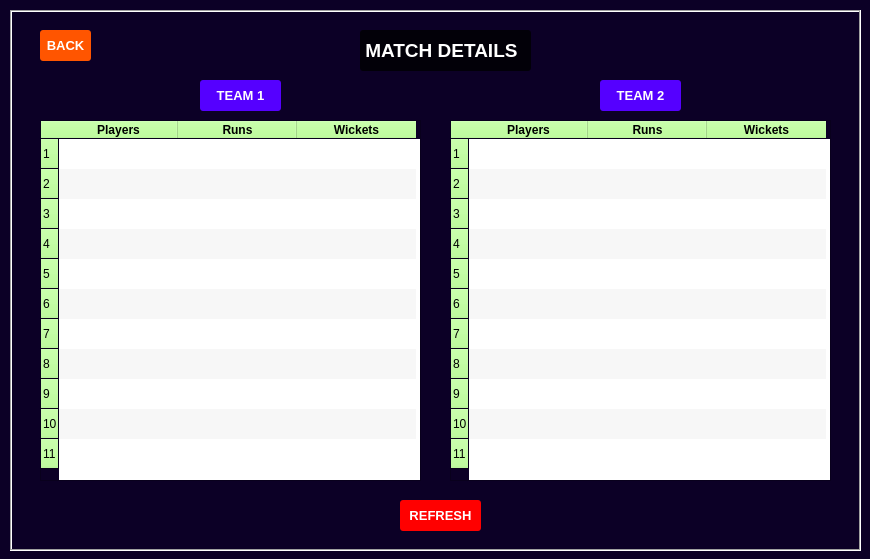
<?xml version="1.0" encoding="UTF-8"?>
<ui version="4.0">
 <class>MainWindow3</class>
 <widget class="QMainWindow" name="MainWindow3">
  <property name="geometry">
   <rect>
    <x>0</x>
    <y>0</y>
    <width>870</width>
    <height>559</height>
   </rect>
  </property>
  <property name="palette">
   <palette>
    <active>
     <colorrole role="WindowText">
      <brush brushstyle="SolidPattern">
       <color alpha="255">
        <red>255</red>
        <green>255</green>
        <blue>255</blue>
       </color>
      </brush>
     </colorrole>
     <colorrole role="Button">
      <brush brushstyle="SolidPattern">
       <color alpha="255">
        <red>170</red>
        <green>255</green>
        <blue>127</blue>
       </color>
      </brush>
     </colorrole>
     <colorrole role="Base">
      <brush brushstyle="SolidPattern">
       <color alpha="255">
        <red>255</red>
        <green>255</green>
        <blue>255</blue>
       </color>
      </brush>
     </colorrole>
     <colorrole role="Window">
      <brush brushstyle="SolidPattern">
       <color alpha="255">
        <red>12</red>
        <green>0</green>
        <blue>38</blue>
       </color>
      </brush>
     </colorrole>
    </active>
    <inactive>
     <colorrole role="WindowText">
      <brush brushstyle="SolidPattern">
       <color alpha="255">
        <red>255</red>
        <green>255</green>
        <blue>255</blue>
       </color>
      </brush>
     </colorrole>
     <colorrole role="Button">
      <brush brushstyle="SolidPattern">
       <color alpha="255">
        <red>170</red>
        <green>255</green>
        <blue>127</blue>
       </color>
      </brush>
     </colorrole>
     <colorrole role="Base">
      <brush brushstyle="SolidPattern">
       <color alpha="255">
        <red>255</red>
        <green>255</green>
        <blue>255</blue>
       </color>
      </brush>
     </colorrole>
     <colorrole role="Window">
      <brush brushstyle="SolidPattern">
       <color alpha="255">
        <red>12</red>
        <green>0</green>
        <blue>38</blue>
       </color>
      </brush>
     </colorrole>
    </inactive>
    <disabled>
     <colorrole role="WindowText">
      <brush brushstyle="SolidPattern">
       <color alpha="255">
        <red>120</red>
        <green>120</green>
        <blue>120</blue>
       </color>
      </brush>
     </colorrole>
     <colorrole role="Button">
      <brush brushstyle="SolidPattern">
       <color alpha="255">
        <red>170</red>
        <green>255</green>
        <blue>127</blue>
       </color>
      </brush>
     </colorrole>
     <colorrole role="Base">
      <brush brushstyle="SolidPattern">
       <color alpha="255">
        <red>12</red>
        <green>0</green>
        <blue>38</blue>
       </color>
      </brush>
     </colorrole>
     <colorrole role="Window">
      <brush brushstyle="SolidPattern">
       <color alpha="255">
        <red>12</red>
        <green>0</green>
        <blue>38</blue>
       </color>
      </brush>
     </colorrole>
    </disabled>
   </palette>
  </property>
  <property name="windowTitle">
   <string>MainWindow</string>
  </property>
  <property name="autoFillBackground">
   <bool>true</bool>
  </property>
  <property name="toolButtonStyle">
   <enum>Qt::ToolButtonTextOnly</enum>
  </property>
  <widget class="QWidget" name="centralwidget">
   <widget class="QFrame" name="frame">
    <property name="geometry">
     <rect>
      <x>10</x>
      <y>10</y>
      <width>851</width>
      <height>541</height>
     </rect>
    </property>
    <property name="autoFillBackground">
     <bool>true</bool>
    </property>
    <property name="frameShape">
     <enum>QFrame::Box</enum>
    </property>
    <property name="frameShadow">
     <enum>QFrame::Sunken</enum>
    </property>
    <widget class="QPushButton" name="pushButton_back">
     <property name="geometry">
      <rect>
       <x>30</x>
       <y>20</y>
       <width>51</width>
       <height>31</height>
      </rect>
     </property>
     <property name="palette">
      <palette>
       <active>
        <colorrole role="WindowText">
         <brush brushstyle="SolidPattern">
          <color alpha="255">
           <red>255</red>
           <green>255</green>
           <blue>255</blue>
          </color>
         </brush>
        </colorrole>
        <colorrole role="Button">
         <brush brushstyle="SolidPattern">
          <color alpha="255">
           <red>255</red>
           <green>85</green>
           <blue>0</blue>
          </color>
         </brush>
        </colorrole>
        <colorrole role="Text">
         <brush brushstyle="SolidPattern">
          <color alpha="255">
           <red>255</red>
           <green>255</green>
           <blue>255</blue>
          </color>
         </brush>
        </colorrole>
        <colorrole role="ButtonText">
         <brush brushstyle="SolidPattern">
          <color alpha="255">
           <red>255</red>
           <green>255</green>
           <blue>255</blue>
          </color>
         </brush>
        </colorrole>
        <colorrole role="Base">
         <brush brushstyle="SolidPattern">
          <color alpha="255">
           <red>255</red>
           <green>85</green>
           <blue>0</blue>
          </color>
         </brush>
        </colorrole>
        <colorrole role="Window">
         <brush brushstyle="SolidPattern">
          <color alpha="255">
           <red>255</red>
           <green>85</green>
           <blue>0</blue>
          </color>
         </brush>
        </colorrole>
       </active>
       <inactive>
        <colorrole role="WindowText">
         <brush brushstyle="SolidPattern">
          <color alpha="255">
           <red>255</red>
           <green>255</green>
           <blue>255</blue>
          </color>
         </brush>
        </colorrole>
        <colorrole role="Button">
         <brush brushstyle="SolidPattern">
          <color alpha="255">
           <red>255</red>
           <green>85</green>
           <blue>0</blue>
          </color>
         </brush>
        </colorrole>
        <colorrole role="Text">
         <brush brushstyle="SolidPattern">
          <color alpha="255">
           <red>255</red>
           <green>255</green>
           <blue>255</blue>
          </color>
         </brush>
        </colorrole>
        <colorrole role="ButtonText">
         <brush brushstyle="SolidPattern">
          <color alpha="255">
           <red>255</red>
           <green>255</green>
           <blue>255</blue>
          </color>
         </brush>
        </colorrole>
        <colorrole role="Base">
         <brush brushstyle="SolidPattern">
          <color alpha="255">
           <red>255</red>
           <green>85</green>
           <blue>0</blue>
          </color>
         </brush>
        </colorrole>
        <colorrole role="Window">
         <brush brushstyle="SolidPattern">
          <color alpha="255">
           <red>255</red>
           <green>85</green>
           <blue>0</blue>
          </color>
         </brush>
        </colorrole>
       </inactive>
       <disabled>
        <colorrole role="WindowText">
         <brush brushstyle="SolidPattern">
          <color alpha="255">
           <red>255</red>
           <green>255</green>
           <blue>255</blue>
          </color>
         </brush>
        </colorrole>
        <colorrole role="Button">
         <brush brushstyle="SolidPattern">
          <color alpha="255">
           <red>255</red>
           <green>85</green>
           <blue>0</blue>
          </color>
         </brush>
        </colorrole>
        <colorrole role="Text">
         <brush brushstyle="SolidPattern">
          <color alpha="255">
           <red>255</red>
           <green>255</green>
           <blue>255</blue>
          </color>
         </brush>
        </colorrole>
        <colorrole role="ButtonText">
         <brush brushstyle="SolidPattern">
          <color alpha="255">
           <red>255</red>
           <green>255</green>
           <blue>255</blue>
          </color>
         </brush>
        </colorrole>
        <colorrole role="Base">
         <brush brushstyle="SolidPattern">
          <color alpha="255">
           <red>255</red>
           <green>85</green>
           <blue>0</blue>
          </color>
         </brush>
        </colorrole>
        <colorrole role="Window">
         <brush brushstyle="SolidPattern">
          <color alpha="255">
           <red>255</red>
           <green>85</green>
           <blue>0</blue>
          </color>
         </brush>
        </colorrole>
       </disabled>
      </palette>
     </property>
     <property name="font">
      <font>
       <pointsize>10</pointsize>
       <weight>75</weight>
       <bold>true</bold>
      </font>
     </property>
     <property name="autoFillBackground">
      <bool>false</bool>
     </property>
     <property name="styleSheet">
      <string notr="true">QPushButton{
  border-style: outset;	
  color: rgb(255, 255, 255);
  text-shadow: 2px 2px 2px red;
  background-color: rgb(255, 85, 0);
  border-radius: 3px;
}</string>
     </property>
     <property name="text">
      <string>BACK</string>
     </property>
    </widget>
    <widget class="QTableWidget" name="tableWidget_team1">
     <property name="geometry">
      <rect>
       <x>30</x>
       <y>110</y>
       <width>381</width>
       <height>361</height>
      </rect>
     </property>
     <property name="autoFillBackground">
      <bool>true</bool>
     </property>
     <property name="editTriggers">
      <set>QAbstractItemView::NoEditTriggers</set>
     </property>
     <property name="alternatingRowColors">
      <bool>true</bool>
     </property>
     <property name="selectionMode">
      <enum>QAbstractItemView::NoSelection</enum>
     </property>
     <property name="verticalScrollMode">
      <enum>QAbstractItemView::ScrollPerItem</enum>
     </property>
     <property name="showGrid">
      <bool>false</bool>
     </property>
     <property name="gridStyle">
      <enum>Qt::NoPen</enum>
     </property>
     <property name="rowCount">
      <number>11</number>
     </property>
     <property name="columnCount">
      <number>3</number>
     </property>
     <attribute name="horizontalHeaderDefaultSectionSize">
      <number>119</number>
     </attribute>
     <attribute name="verticalHeaderDefaultSectionSize">
      <number>30</number>
     </attribute>
     <row/>
     <row/>
     <row/>
     <row/>
     <row/>
     <row/>
     <row/>
     <row/>
     <row/>
     <row/>
     <row/>
     <column>
      <property name="text">
       <string>Players</string>
      </property>
      <property name="font">
       <font>
        <weight>75</weight>
        <bold>true</bold>
       </font>
      </property>
     </column>
     <column>
      <property name="text">
       <string>Runs</string>
      </property>
      <property name="font">
       <font>
        <weight>75</weight>
        <bold>true</bold>
       </font>
      </property>
     </column>
     <column>
      <property name="text">
       <string>Wickets</string>
      </property>
      <property name="font">
       <font>
        <weight>75</weight>
        <bold>true</bold>
       </font>
      </property>
     </column>
     <item row="0" column="0">
      <property name="text">
       <string/>
      </property>
     </item>
     <item row="1" column="0">
      <property name="text">
       <string/>
      </property>
     </item>
    </widget>
    <widget class="QLabel" name="label_5">
     <property name="geometry">
      <rect>
       <x>350</x>
       <y>20</y>
       <width>171</width>
       <height>41</height>
      </rect>
     </property>
     <property name="font">
      <font>
       <pointsize>14</pointsize>
       <weight>75</weight>
       <bold>true</bold>
      </font>
     </property>
     <property name="styleSheet">
      <string notr="true">background-color: rgba(0, 0, 0, 0.8);
color: rgb(255, 255, 255);
border-radius: 3px;</string>
     </property>
     <property name="text">
      <string> MATCH DETAILS </string>
     </property>
    </widget>
    <widget class="QPushButton" name="pushButton_team2">
     <property name="geometry">
      <rect>
       <x>590</x>
       <y>70</y>
       <width>81</width>
       <height>31</height>
      </rect>
     </property>
     <property name="palette">
      <palette>
       <active>
        <colorrole role="WindowText">
         <brush brushstyle="SolidPattern">
          <color alpha="255">
           <red>255</red>
           <green>255</green>
           <blue>255</blue>
          </color>
         </brush>
        </colorrole>
        <colorrole role="Button">
         <brush brushstyle="SolidPattern">
          <color alpha="255">
           <red>85</red>
           <green>0</green>
           <blue>255</blue>
          </color>
         </brush>
        </colorrole>
        <colorrole role="Text">
         <brush brushstyle="SolidPattern">
          <color alpha="255">
           <red>255</red>
           <green>255</green>
           <blue>255</blue>
          </color>
         </brush>
        </colorrole>
        <colorrole role="ButtonText">
         <brush brushstyle="SolidPattern">
          <color alpha="255">
           <red>255</red>
           <green>255</green>
           <blue>255</blue>
          </color>
         </brush>
        </colorrole>
        <colorrole role="Base">
         <brush brushstyle="SolidPattern">
          <color alpha="255">
           <red>85</red>
           <green>0</green>
           <blue>255</blue>
          </color>
         </brush>
        </colorrole>
        <colorrole role="Window">
         <brush brushstyle="SolidPattern">
          <color alpha="255">
           <red>85</red>
           <green>0</green>
           <blue>255</blue>
          </color>
         </brush>
        </colorrole>
       </active>
       <inactive>
        <colorrole role="WindowText">
         <brush brushstyle="SolidPattern">
          <color alpha="255">
           <red>255</red>
           <green>255</green>
           <blue>255</blue>
          </color>
         </brush>
        </colorrole>
        <colorrole role="Button">
         <brush brushstyle="SolidPattern">
          <color alpha="255">
           <red>85</red>
           <green>0</green>
           <blue>255</blue>
          </color>
         </brush>
        </colorrole>
        <colorrole role="Text">
         <brush brushstyle="SolidPattern">
          <color alpha="255">
           <red>255</red>
           <green>255</green>
           <blue>255</blue>
          </color>
         </brush>
        </colorrole>
        <colorrole role="ButtonText">
         <brush brushstyle="SolidPattern">
          <color alpha="255">
           <red>255</red>
           <green>255</green>
           <blue>255</blue>
          </color>
         </brush>
        </colorrole>
        <colorrole role="Base">
         <brush brushstyle="SolidPattern">
          <color alpha="255">
           <red>85</red>
           <green>0</green>
           <blue>255</blue>
          </color>
         </brush>
        </colorrole>
        <colorrole role="Window">
         <brush brushstyle="SolidPattern">
          <color alpha="255">
           <red>85</red>
           <green>0</green>
           <blue>255</blue>
          </color>
         </brush>
        </colorrole>
       </inactive>
       <disabled>
        <colorrole role="WindowText">
         <brush brushstyle="SolidPattern">
          <color alpha="255">
           <red>255</red>
           <green>255</green>
           <blue>255</blue>
          </color>
         </brush>
        </colorrole>
        <colorrole role="Button">
         <brush brushstyle="SolidPattern">
          <color alpha="255">
           <red>85</red>
           <green>0</green>
           <blue>255</blue>
          </color>
         </brush>
        </colorrole>
        <colorrole role="Text">
         <brush brushstyle="SolidPattern">
          <color alpha="255">
           <red>255</red>
           <green>255</green>
           <blue>255</blue>
          </color>
         </brush>
        </colorrole>
        <colorrole role="ButtonText">
         <brush brushstyle="SolidPattern">
          <color alpha="255">
           <red>255</red>
           <green>255</green>
           <blue>255</blue>
          </color>
         </brush>
        </colorrole>
        <colorrole role="Base">
         <brush brushstyle="SolidPattern">
          <color alpha="255">
           <red>85</red>
           <green>0</green>
           <blue>255</blue>
          </color>
         </brush>
        </colorrole>
        <colorrole role="Window">
         <brush brushstyle="SolidPattern">
          <color alpha="255">
           <red>85</red>
           <green>0</green>
           <blue>255</blue>
          </color>
         </brush>
        </colorrole>
       </disabled>
      </palette>
     </property>
     <property name="font">
      <font>
       <pointsize>10</pointsize>
       <weight>75</weight>
       <bold>true</bold>
      </font>
     </property>
     <property name="autoFillBackground">
      <bool>false</bool>
     </property>
     <property name="styleSheet">
      <string notr="true">QPushButton{
  border-style: outset;	
  color: rgb(255, 255, 255);
  text-shadow: 2px 2px 2px red;
  
	background-color: rgb(85, 0, 255);
  border-radius: 3px;
}</string>
     </property>
     <property name="text">
      <string>TEAM 2</string>
     </property>
    </widget>
    <widget class="QPushButton" name="pushButton_team1">
     <property name="geometry">
      <rect>
       <x>190</x>
       <y>70</y>
       <width>81</width>
       <height>31</height>
      </rect>
     </property>
     <property name="palette">
      <palette>
       <active>
        <colorrole role="WindowText">
         <brush brushstyle="SolidPattern">
          <color alpha="255">
           <red>255</red>
           <green>255</green>
           <blue>255</blue>
          </color>
         </brush>
        </colorrole>
        <colorrole role="Button">
         <brush brushstyle="SolidPattern">
          <color alpha="255">
           <red>85</red>
           <green>0</green>
           <blue>255</blue>
          </color>
         </brush>
        </colorrole>
        <colorrole role="Text">
         <brush brushstyle="SolidPattern">
          <color alpha="255">
           <red>255</red>
           <green>255</green>
           <blue>255</blue>
          </color>
         </brush>
        </colorrole>
        <colorrole role="ButtonText">
         <brush brushstyle="SolidPattern">
          <color alpha="255">
           <red>255</red>
           <green>255</green>
           <blue>255</blue>
          </color>
         </brush>
        </colorrole>
        <colorrole role="Base">
         <brush brushstyle="SolidPattern">
          <color alpha="255">
           <red>85</red>
           <green>0</green>
           <blue>255</blue>
          </color>
         </brush>
        </colorrole>
        <colorrole role="Window">
         <brush brushstyle="SolidPattern">
          <color alpha="255">
           <red>85</red>
           <green>0</green>
           <blue>255</blue>
          </color>
         </brush>
        </colorrole>
       </active>
       <inactive>
        <colorrole role="WindowText">
         <brush brushstyle="SolidPattern">
          <color alpha="255">
           <red>255</red>
           <green>255</green>
           <blue>255</blue>
          </color>
         </brush>
        </colorrole>
        <colorrole role="Button">
         <brush brushstyle="SolidPattern">
          <color alpha="255">
           <red>85</red>
           <green>0</green>
           <blue>255</blue>
          </color>
         </brush>
        </colorrole>
        <colorrole role="Text">
         <brush brushstyle="SolidPattern">
          <color alpha="255">
           <red>255</red>
           <green>255</green>
           <blue>255</blue>
          </color>
         </brush>
        </colorrole>
        <colorrole role="ButtonText">
         <brush brushstyle="SolidPattern">
          <color alpha="255">
           <red>255</red>
           <green>255</green>
           <blue>255</blue>
          </color>
         </brush>
        </colorrole>
        <colorrole role="Base">
         <brush brushstyle="SolidPattern">
          <color alpha="255">
           <red>85</red>
           <green>0</green>
           <blue>255</blue>
          </color>
         </brush>
        </colorrole>
        <colorrole role="Window">
         <brush brushstyle="SolidPattern">
          <color alpha="255">
           <red>85</red>
           <green>0</green>
           <blue>255</blue>
          </color>
         </brush>
        </colorrole>
       </inactive>
       <disabled>
        <colorrole role="WindowText">
         <brush brushstyle="SolidPattern">
          <color alpha="255">
           <red>255</red>
           <green>255</green>
           <blue>255</blue>
          </color>
         </brush>
        </colorrole>
        <colorrole role="Button">
         <brush brushstyle="SolidPattern">
          <color alpha="255">
           <red>85</red>
           <green>0</green>
           <blue>255</blue>
          </color>
         </brush>
        </colorrole>
        <colorrole role="Text">
         <brush brushstyle="SolidPattern">
          <color alpha="255">
           <red>255</red>
           <green>255</green>
           <blue>255</blue>
          </color>
         </brush>
        </colorrole>
        <colorrole role="ButtonText">
         <brush brushstyle="SolidPattern">
          <color alpha="255">
           <red>255</red>
           <green>255</green>
           <blue>255</blue>
          </color>
         </brush>
        </colorrole>
        <colorrole role="Base">
         <brush brushstyle="SolidPattern">
          <color alpha="255">
           <red>85</red>
           <green>0</green>
           <blue>255</blue>
          </color>
         </brush>
        </colorrole>
        <colorrole role="Window">
         <brush brushstyle="SolidPattern">
          <color alpha="255">
           <red>85</red>
           <green>0</green>
           <blue>255</blue>
          </color>
         </brush>
        </colorrole>
       </disabled>
      </palette>
     </property>
     <property name="font">
      <font>
       <pointsize>10</pointsize>
       <weight>75</weight>
       <bold>true</bold>
      </font>
     </property>
     <property name="autoFillBackground">
      <bool>false</bool>
     </property>
     <property name="styleSheet">
      <string notr="true">QPushButton{
  border-style: outset;	
  color: rgb(255, 255, 255);
  text-shadow: 2px 2px 2px red;
  
	background-color: rgb(85, 0, 255);
  border-radius: 3px;
}</string>
     </property>
     <property name="text">
      <string>TEAM 1</string>
     </property>
    </widget>
    <widget class="QTableWidget" name="tableWidget_team2">
     <property name="geometry">
      <rect>
       <x>440</x>
       <y>110</y>
       <width>381</width>
       <height>361</height>
      </rect>
     </property>
     <property name="autoFillBackground">
      <bool>true</bool>
     </property>
     <property name="editTriggers">
      <set>QAbstractItemView::NoEditTriggers</set>
     </property>
     <property name="alternatingRowColors">
      <bool>true</bool>
     </property>
     <property name="selectionMode">
      <enum>QAbstractItemView::NoSelection</enum>
     </property>
     <property name="verticalScrollMode">
      <enum>QAbstractItemView::ScrollPerItem</enum>
     </property>
     <property name="showGrid">
      <bool>false</bool>
     </property>
     <property name="gridStyle">
      <enum>Qt::NoPen</enum>
     </property>
     <property name="rowCount">
      <number>11</number>
     </property>
     <property name="columnCount">
      <number>3</number>
     </property>
     <attribute name="horizontalHeaderDefaultSectionSize">
      <number>119</number>
     </attribute>
     <row/>
     <row/>
     <row/>
     <row/>
     <row/>
     <row/>
     <row/>
     <row/>
     <row/>
     <row/>
     <row/>
     <column>
      <property name="text">
       <string>Players</string>
      </property>
      <property name="font">
       <font>
        <weight>75</weight>
        <bold>true</bold>
       </font>
      </property>
     </column>
     <column>
      <property name="text">
       <string>Runs</string>
      </property>
      <property name="font">
       <font>
        <weight>75</weight>
        <bold>true</bold>
       </font>
      </property>
     </column>
     <column>
      <property name="text">
       <string>Wickets</string>
      </property>
      <property name="font">
       <font>
        <weight>75</weight>
        <bold>true</bold>
       </font>
      </property>
     </column>
     <item row="0" column="0">
      <property name="text">
       <string/>
      </property>
     </item>
     <item row="1" column="0">
      <property name="text">
       <string/>
      </property>
     </item>
    </widget>
    <widget class="QLabel" name="label">
     <property name="geometry">
      <rect>
       <x>10</x>
       <y>10</y>
       <width>831</width>
       <height>521</height>
      </rect>
     </property>
     <property name="text">
      <string/>
     </property>
     <property name="pixmap">
      <pixmap>images/ux-design-studio-by-thence-designing-for-outcomes-not-outputs-3943.jpg</pixmap>
     </property>
     <property name="scaledContents">
      <bool>true</bool>
     </property>
    </widget>
    <widget class="QPushButton" name="pushButton_refresh">
     <property name="geometry">
      <rect>
       <x>390</x>
       <y>490</y>
       <width>81</width>
       <height>31</height>
      </rect>
     </property>
     <property name="palette">
      <palette>
       <active>
        <colorrole role="WindowText">
         <brush brushstyle="SolidPattern">
          <color alpha="255">
           <red>255</red>
           <green>255</green>
           <blue>255</blue>
          </color>
         </brush>
        </colorrole>
        <colorrole role="Button">
         <brush brushstyle="SolidPattern">
          <color alpha="255">
           <red>255</red>
           <green>0</green>
           <blue>0</blue>
          </color>
         </brush>
        </colorrole>
        <colorrole role="Text">
         <brush brushstyle="SolidPattern">
          <color alpha="255">
           <red>255</red>
           <green>255</green>
           <blue>255</blue>
          </color>
         </brush>
        </colorrole>
        <colorrole role="ButtonText">
         <brush brushstyle="SolidPattern">
          <color alpha="255">
           <red>255</red>
           <green>255</green>
           <blue>255</blue>
          </color>
         </brush>
        </colorrole>
        <colorrole role="Base">
         <brush brushstyle="SolidPattern">
          <color alpha="255">
           <red>255</red>
           <green>0</green>
           <blue>0</blue>
          </color>
         </brush>
        </colorrole>
        <colorrole role="Window">
         <brush brushstyle="SolidPattern">
          <color alpha="255">
           <red>255</red>
           <green>0</green>
           <blue>0</blue>
          </color>
         </brush>
        </colorrole>
       </active>
       <inactive>
        <colorrole role="WindowText">
         <brush brushstyle="SolidPattern">
          <color alpha="255">
           <red>255</red>
           <green>255</green>
           <blue>255</blue>
          </color>
         </brush>
        </colorrole>
        <colorrole role="Button">
         <brush brushstyle="SolidPattern">
          <color alpha="255">
           <red>255</red>
           <green>0</green>
           <blue>0</blue>
          </color>
         </brush>
        </colorrole>
        <colorrole role="Text">
         <brush brushstyle="SolidPattern">
          <color alpha="255">
           <red>255</red>
           <green>255</green>
           <blue>255</blue>
          </color>
         </brush>
        </colorrole>
        <colorrole role="ButtonText">
         <brush brushstyle="SolidPattern">
          <color alpha="255">
           <red>255</red>
           <green>255</green>
           <blue>255</blue>
          </color>
         </brush>
        </colorrole>
        <colorrole role="Base">
         <brush brushstyle="SolidPattern">
          <color alpha="255">
           <red>255</red>
           <green>0</green>
           <blue>0</blue>
          </color>
         </brush>
        </colorrole>
        <colorrole role="Window">
         <brush brushstyle="SolidPattern">
          <color alpha="255">
           <red>255</red>
           <green>0</green>
           <blue>0</blue>
          </color>
         </brush>
        </colorrole>
       </inactive>
       <disabled>
        <colorrole role="WindowText">
         <brush brushstyle="SolidPattern">
          <color alpha="255">
           <red>255</red>
           <green>255</green>
           <blue>255</blue>
          </color>
         </brush>
        </colorrole>
        <colorrole role="Button">
         <brush brushstyle="SolidPattern">
          <color alpha="255">
           <red>255</red>
           <green>0</green>
           <blue>0</blue>
          </color>
         </brush>
        </colorrole>
        <colorrole role="Text">
         <brush brushstyle="SolidPattern">
          <color alpha="255">
           <red>255</red>
           <green>255</green>
           <blue>255</blue>
          </color>
         </brush>
        </colorrole>
        <colorrole role="ButtonText">
         <brush brushstyle="SolidPattern">
          <color alpha="255">
           <red>255</red>
           <green>255</green>
           <blue>255</blue>
          </color>
         </brush>
        </colorrole>
        <colorrole role="Base">
         <brush brushstyle="SolidPattern">
          <color alpha="255">
           <red>255</red>
           <green>0</green>
           <blue>0</blue>
          </color>
         </brush>
        </colorrole>
        <colorrole role="Window">
         <brush brushstyle="SolidPattern">
          <color alpha="255">
           <red>255</red>
           <green>0</green>
           <blue>0</blue>
          </color>
         </brush>
        </colorrole>
       </disabled>
      </palette>
     </property>
     <property name="font">
      <font>
       <pointsize>10</pointsize>
       <weight>75</weight>
       <bold>true</bold>
      </font>
     </property>
     <property name="autoFillBackground">
      <bool>false</bool>
     </property>
     <property name="styleSheet">
      <string notr="true">QPushButton{
  border-style: outset;	
  color: rgb(255, 255, 255);
  text-shadow: 2px 2px 2px red;
  background-color: rgb(255, 0, 0);
  border-radius: 3px;
}</string>
     </property>
     <property name="text">
      <string>REFRESH</string>
     </property>
    </widget>
    <zorder>label</zorder>
    <zorder>pushButton_back</zorder>
    <zorder>tableWidget_team1</zorder>
    <zorder>label_5</zorder>
    <zorder>pushButton_team2</zorder>
    <zorder>pushButton_team1</zorder>
    <zorder>tableWidget_team2</zorder>
    <zorder>pushButton_refresh</zorder>
   </widget>
   <widget class="QLabel" name="label_2">
    <property name="geometry">
     <rect>
      <x>0</x>
      <y>0</y>
      <width>861</width>
      <height>561</height>
     </rect>
    </property>
    <property name="text">
     <string/>
    </property>
    <property name="pixmap">
     <pixmap>images/0c0026.png</pixmap>
    </property>
    <property name="scaledContents">
     <bool>true</bool>
    </property>
   </widget>
   <zorder>label_2</zorder>
   <zorder>frame</zorder>
  </widget>
 </widget>
 <resources/>
 <connections/>
</ui>
